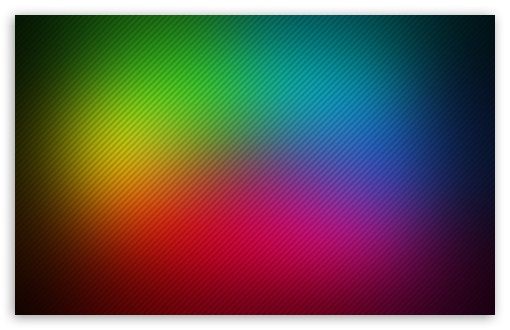
%> input picture Lab 1/RGB_Image.jpg, 510 x 330 px
$ octave b.m   (GNU Octave 9; MATLAB toolbox functions it lacks are replaced by stand-ins)
%> lines starting %> are read from the running program, lines starting %| are printed output that depends on the picture
% b part.
% Author: Himanshu Sharma
% Roll Number: 1610110149
% Instructor: Vijay k. Chakka

% read the image
i = imread('RGB_Image.jpg');
%> i is the input picture: size 330x510x3 uint8; mean R, G, B 101.5, 90.6, 84.8

% make 3 copies of images to operate on different channels.
cp1 = i;
cp2 = i;
cp3 = i;

% for cp1 turn off G and B channels so as to get R channel.
cp1(:,:,3) = 0;
cp1(:,:,2) = 0;
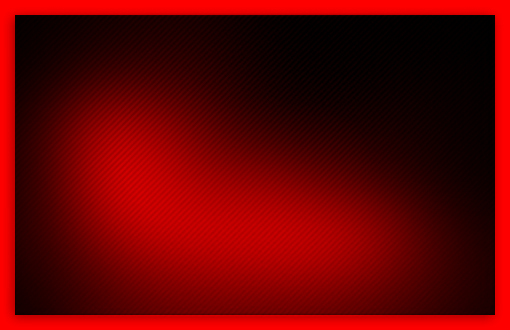
%> cp1: size 330x510x3 uint8; mean R, G, B 101.5, 0, 0

% for cp2 turn off R and B channels to get the G channel.
cp2(:,:,1) = 0;
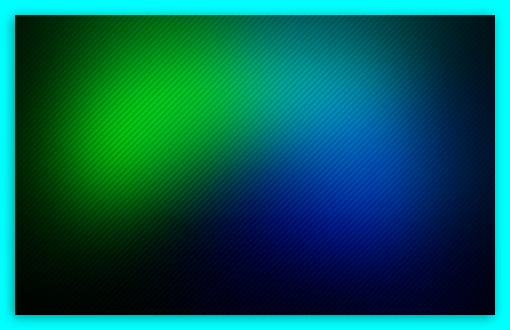
%> cp2: size 330x510x3 uint8; mean R, G, B 0, 90.6, 84.8
cp2(:,:,3) = 0;
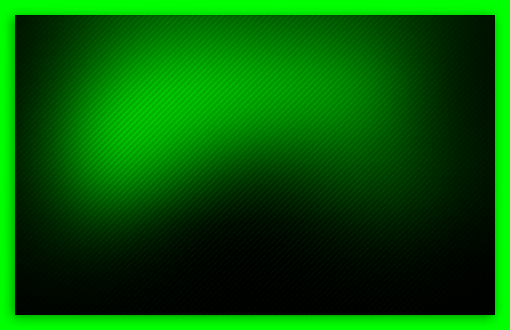
%> cp2: size 330x510x3 uint8; mean R, G, B 0, 90.6, 0

% for cp3 turn off R and G channels to get the B channel.
cp3(:,:,1) = 0;
cp3(:,:,2) = 0;
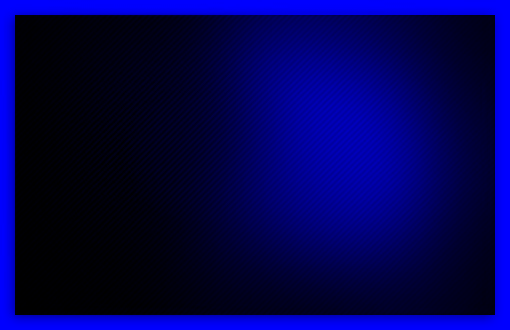
%> cp3: size 330x510x3 uint8; mean R, G, B 0, 0, 84.8

% show them in a figure.
figure;

subplot(2,2,1);
imshow(i);
title('Original Image');

subplot(2,2,2);
imshow(cp1);
title('Red Channel Image');

subplot(2,2,3);
imshow(cp2);
title('Green Channel Image');

subplot(2,2,4);
imshow(cp3);
title('Blue Channel Image');

cp4 = cp1(:,:,1)+cp2(:,:,2)+cp3(:,:,3);
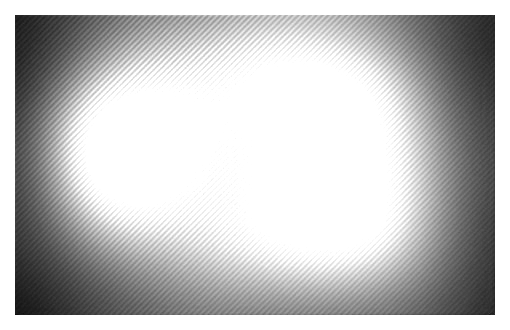
%> cp4: size 330x510 uint8; min 15, max 255, mean 195.2
%disp(cp4);
figure;
imshow(cp4);
title('Sum of individual channels');

% create a new figure for grayscale.
figure;
subplot(1,2,1);
imshow(i);
title('Original Image');

subplot(1,2,2);
imshow(rgb2gray(i));
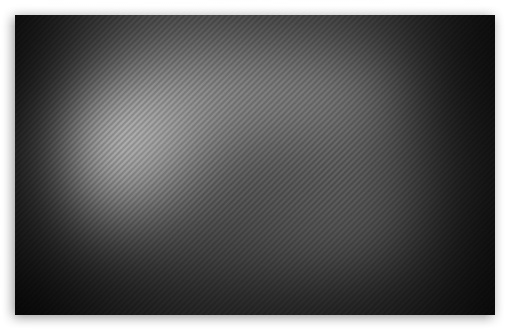
%> displayed picture: size 330x510, on the screen's scale of 0 to 255; min 5, max 255, mean 93.2
title('Grayscale Image');

% converting to vectors
V = reshape(i, [], 1);
%disp(V);

% resize the image;
new_image =imresize(i, [400,300]);
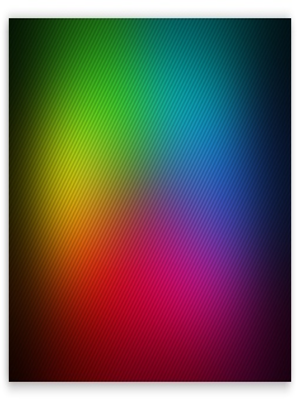
%> new_image: size 400x300x3 uint8; mean R, G, B 101.5, 90.6, 84.8
figure;
imshow(new_image);
title('Resized to 400x300');
